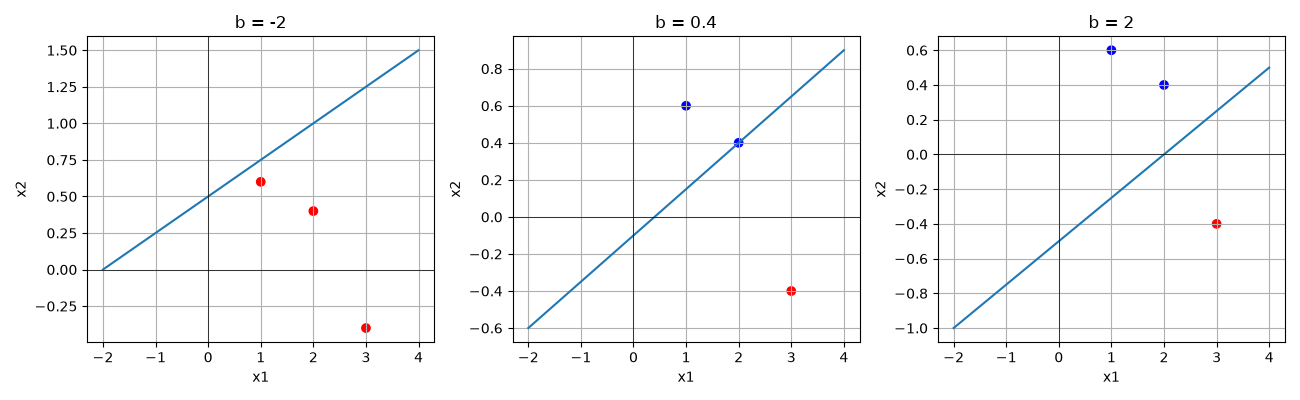

Python code for this plot:
import numpy as np
import matplotlib.pyplot as plt

w = np.array([-1, 4])
X = np.array([[2, 0.4], [1, 0.6], [3, -0.4]])
bs = [-2, 0.4, 2]
x = np.linspace(-2, 4, 200)

fig, axs = plt.subplots(1, 3, figsize=(13, 4))

for ax, b in zip(axs, bs):
    scores = X @ w + b
    y = (-w[0] * x - b) / w[1]

    print(f"\nb = {b}: fronteira y = ({-w[0]}*x1 - {b})/{w[1]}")
    for i, score in enumerate(scores, start=1):
        print(f"  Ponto {i}: escore={score:.1f}, classe={int(score >= 0)}")

    ax.plot(x, y)
    ax.scatter(X[:, 0], X[:, 1],
               c=["blue" if score >= 0 else "red" for score in scores])
    ax.axhline(0, color="black", linewidth=0.5)
    ax.axvline(0, color="black", linewidth=0.5)
    ax.set_title(f"b = {b}")
    ax.set_xlabel("x1")
    ax.set_ylabel("x2")
    ax.grid()

plt.tight_layout()
plt.savefig("efeito_do_bias.png")
print("\nGráfico salvo: efeito_do_bias.png")
